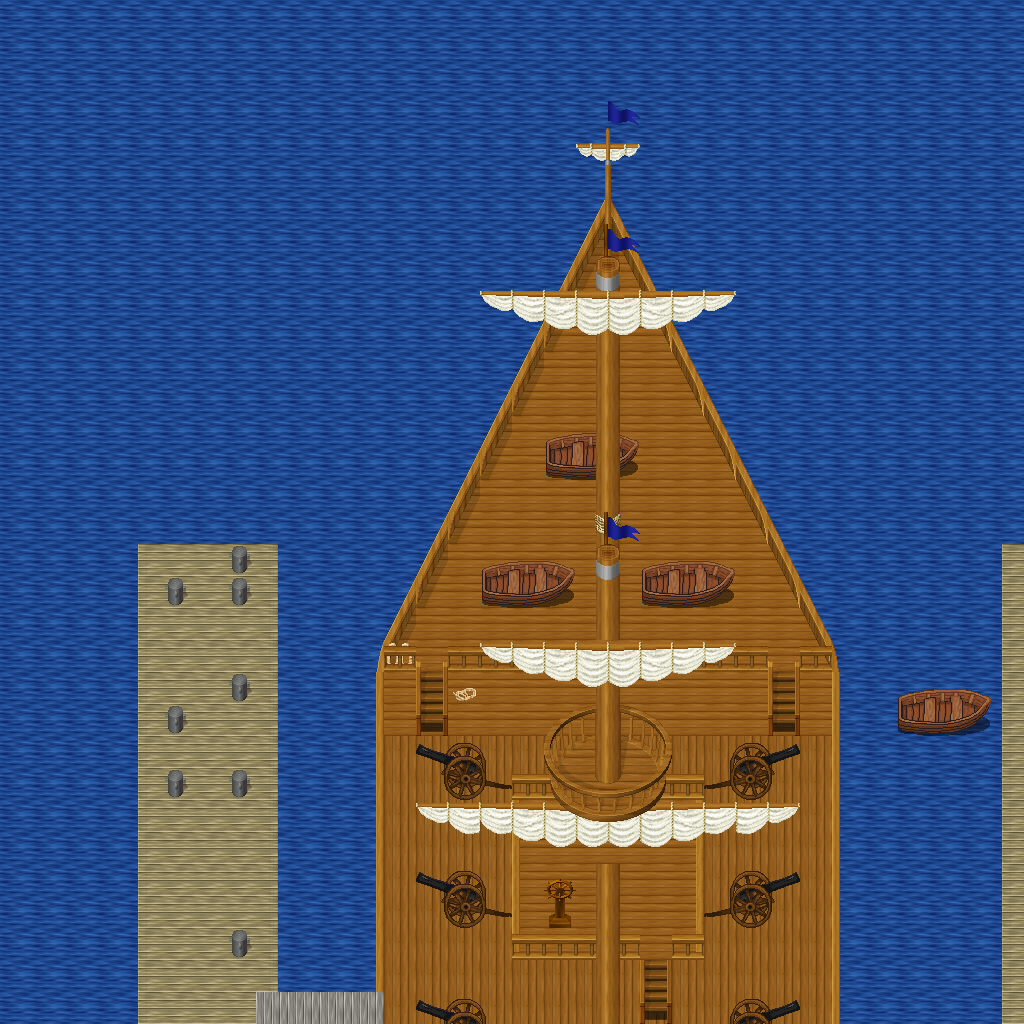

This is a level from a 2D game, rendered from its Tiled map with the project's own tilesets. A one-line summary and the map file follow, with tile-layer data summarised:
An orthogonal 32x32 tile map with 32x32 px tiles, 5 tile layers (Ground, Objects, Objects2, Above, ...), 1 hidden layer not drawn, 10 tilesets.

<map version="1.10" tiledversion="1.11.0" orientation="orthogonal" renderorder="right-down" width="32" height="32" tilewidth="32" tileheight="32" infinite="0" nextlayerid="11" nextobjectid="1">
 <tileset firstgid="1" name="object_boardwalk" tilewidth="32" tileheight="32" tilecount="36" columns="6">
  <image source="../drawable/object_boardwalk.png" width="192" height="192" />
 </tileset>
 <tileset firstgid="37" name="item_weapon_cannon" tilewidth="32" tileheight="32" tilecount="12" columns="3">
  <image source="../drawable/item_weapon_cannon.png" width="96" height="128" />
 </tileset>
 <tileset firstgid="49" name="logic_collision" tilewidth="32" tileheight="32" tilecount="1" columns="1">
  <image source="../drawable/logic_collision.png" width="32" height="32" />
 </tileset>
 <tileset firstgid="50" name="item_banners_flag" tilewidth="32" tileheight="32" tilecount="12" columns="3">
  <image source="../drawable/item_banners_flag.png" width="96" height="128" />
 </tileset>
 <tileset firstgid="62" name="item_flagpole" tilewidth="32" tileheight="32" tilecount="3" columns="1">
  <image source="../drawable/item_flagpole.png" width="32" height="96" />
 </tileset>
 <tileset firstgid="65" name="ground_ground" tilewidth="32" tileheight="32" tilecount="33" columns="3">
  <image source="../drawable/ground_ground.png" width="96" height="352" />
 </tileset>
 <tileset firstgid="98" name="item_ropes" tilewidth="32" tileheight="32" tilecount="4" columns="2">
  <image source="../drawable/item_ropes.png" width="64" height="64" />
 </tileset>
 <tileset firstgid="102" name="object_row_boat" tilewidth="32" tileheight="32" tilecount="30" columns="6">
  <image source="../drawable/object_row_boat.png" width="192" height="160" />
 </tileset>
 <tileset firstgid="132" name="object_ship" tilewidth="32" tileheight="32" tilecount="368" columns="16">
  <image source="../drawable/object_ship.png" width="512" height="736" />
 </tileset>
 <tileset firstgid="500" name="building_stairs_wooden_ns" tilewidth="32" tileheight="32" tilecount="105" columns="7">
  <image source="../drawable/building_stairs_wooden_ns.png" width="224" height="480" />
 </tileset>
 <layer id="1" name="Ground" width="32" height="32">
  <data>[1024 cells, 1024 non-empty, 3 distinct tile ids]</data>
 </layer>
 <layer id="2" name="Objects" width="32" height="32">
  <data>[1024 cells, 325 non-empty, 45 distinct tile ids]</data>
 </layer>
 <layer id="3" name="Objects2" width="32" height="32">
  <data>[1024 cells, 49 non-empty, 18 distinct tile ids]</data>
 </layer>
 <layer id="4" name="Above" width="32" height="32">
  <data>[1024 cells, 89 non-empty, 27 distinct tile ids]</data>
 </layer>
 <layer id="5" name="Above2" width="32" height="32">
  <data>[1024 cells, 78 non-empty, 40 distinct tile ids]</data>
 </layer>
 <layer id="6" name="Walkable" width="32" height="32" visible="0">
  <data>[1024 cells, 796 non-empty, 1 distinct tile ids]</data>
 </layer>
 <objectgroup id="7" name="Mapevents" />
 <objectgroup id="8" name="Spawn" />
 <objectgroup id="9" name="Keys" />
 <objectgroup id="10" name="Replace" />
</map>
